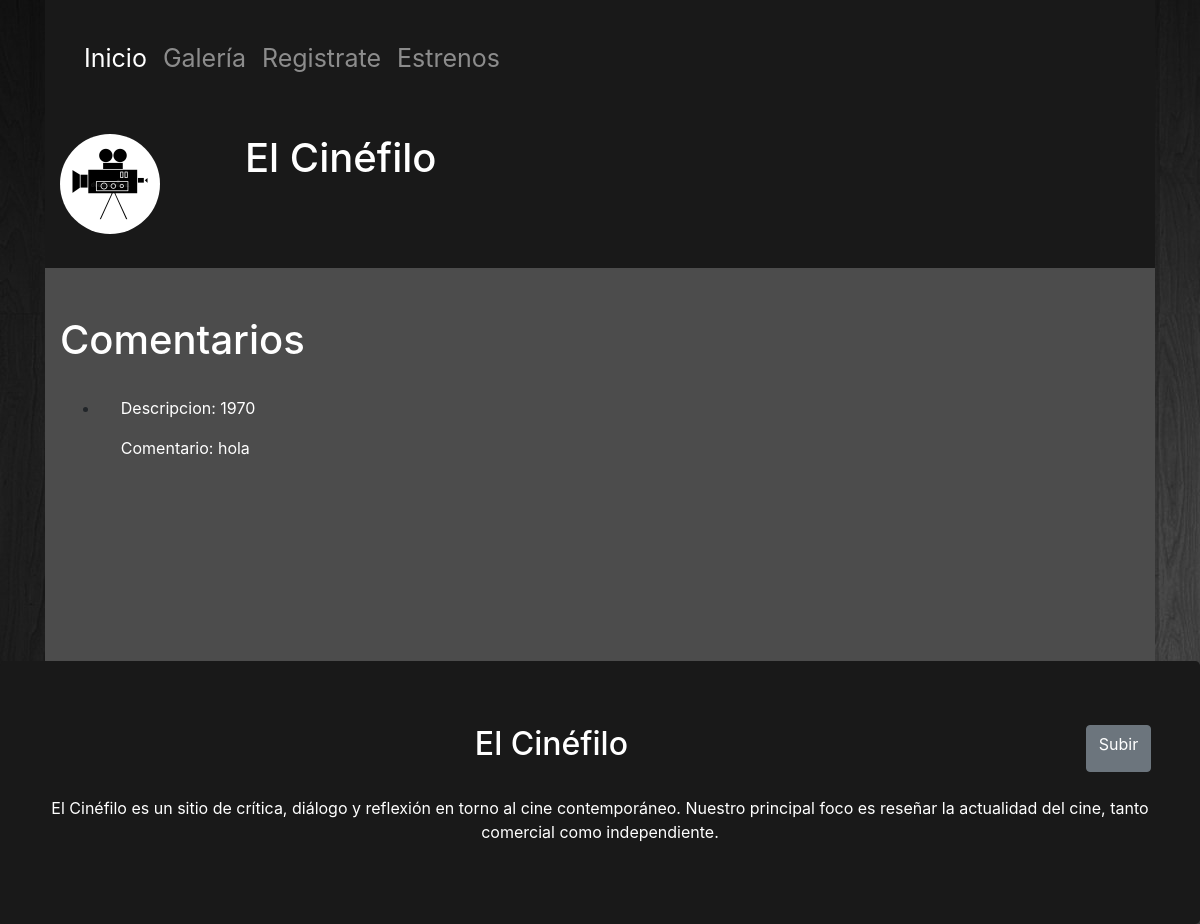
Before: /peliculas/comentario/guerra with the older database file.
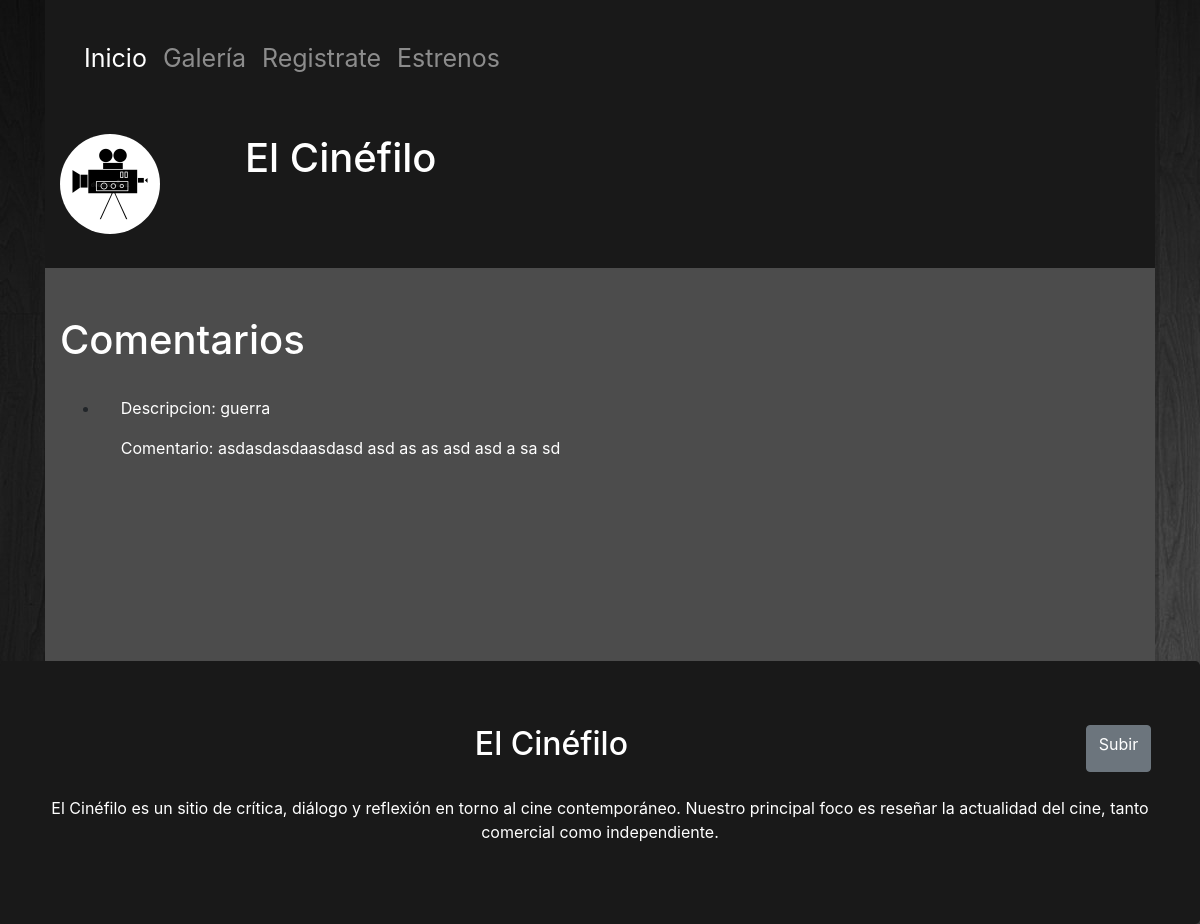
After: the same page with the newer database file.
### peliculas/models.py (models this page shows, shortened)
class ComentarioGuerra(models.Model):
    id = models.AutoField(primary_key=True)
    descripcion = models.CharField(max_length=50)
    comentario = models.TextField(max_length=1000)
    fecha = models.DateField(null=True, blank=True)
    class Meta:
        ordering = ['fecha']
    def get_absolute_url(self):
        return reverse('comentarioguerra-detail', args=[str(self.id)])

### peliculas/views.py (the view)
# urls.py: path('comentario/guerra', views.GuerraListView.as_view(), name='comentarioguerra'),
class GuerraListView(generic.ListView):
    model = ComentarioGuerra
    paginate_by = 10
    queryset = ComentarioGuerra.objects.all()

### peliculas/templates/peliculas/comentarioguerra_list.html
{% extends "base_generic.html" %}
{% block content %}
	<div class="container cuerpo" style="margin-bottom: -2%;">
	<br><br>
	<h1>Comentarios</h1>
	<br>
	{% if comentarioguerra_list %}
		<ul>
			{% for coment in comentarioguerra_list %}
			<li>
				<p class="letra-cuerpo" style="margin-left: 2%;!important">Descripcion: <a href="{{coment.get_absolute_url}}"> {{ coment.descripcion }} </a></p>
				<p class="letra-cuerpo" style="margin-left: 2%;!important">Comentario: {{coment.comentario}}</p><br><br><br><br><br><br><br><br>
			</li>
			{% endfor %}
		</ul>
	{% else %}
		<p class="letra-cuerpo">No se han registrado comentarios</p><br><br><br><br><br><br><br>
	{% endif %}
	</div>
{% endblock %}

### peliculas/templates/base_generic.html (shortened to what this page needs)
<!DOCTYPE html>
<html>
<head>
	{% load static %}
	<link rel="stylesheet" type="text/css" href="{% static 'css/bootstrap.min.css' %}">
	<link rel="stylesheet" type="text/css" href="{% static 'css/estilos.css' %}">
</head>
<body>
	<div class="container">
	<header>
		<div class="container ">
		<nav id="nav" class="navbar navbar-expand-sm navbar-dark">
    		<div class="collapse navbar-collapse" id="opciones">
      			<ul class="navbar-nav">
        			<li class="nav-item">
         				<a class="nav-link active" href="{% url 'index' %}"><p class="menu">Inicio</p></a>
        			</li>
        			<li class="nav-item">
          				<a class="nav-link" href="{% url 'galeria' %}"><p class="menu">Galería</p></a>
        			</li>
        			<li class="nav-item">
          				<a class="nav-link" href="{% url 'registro' %}"><p class="menu">Registrate</p></a>
        			</li>
        			<li class="nav-item">
          				<a class="nav-link" href="https://www.esquire.com/es/actualidad/cine/g30204426/mejores-peliculas-2020-estrenos-cine/" target="_blank"><p class="menu">Estrenos</p></a>
        			</li>
      			</ul>
    		</div>
  		</nav>
		<div class="row">
			<div class="col-lg-2 col-md-3 col-sm-4 col-4">
			<img id="logo" class="rounded-circle" src="{% static 'img/logo.jpg' %}">
			</div>
			<div class="col-lg-10 col-md-9 col-sm-8 col-8">
			<h1 id="subir">El Cinéfilo</h1>
			</div>
		</div>
		</div>
	</header>
<div id="contenido">
	{% block content %}
	{% endblock %}
</div>
</div>
	<div class="jumbotron container-fluid" style="margin-bottom: -1px;">
		<div class="row">
  		<h2 class="titulo-pie col-lg-11 col-md-10 col-sm-9 col-9">El Cinéfilo</h2>
  		<a href="#subir" class="btn btn-secondary" role="button">Subir</a>
  		</div><br>
  		<p class="letra-pie">
  			El Cinéfilo es un sitio de crítica, diálogo y reflexión en torno al cine contemporáneo. Nuestro principal foco es reseñar la actualidad del cine, tanto comercial como independiente.
  		</p>
	</div>
</body>
</html>

### peliculas/static/css/estilos.css (style rules this page uses)
body { background: url('../img/fondo.jpg'); background-color: #2c2c2c; background-repeat: no-repeat; background-attachment: fixed; }
header { background-color: #191919; padding-bottom: 3%; }
@media (min-width: 306px) { h1 { font-size: 250%; color:#fff; } }
#nav { padding-top: 3%; padding-bottom: 3%; }
.menu { font-size: 25px; }
@media (min-width: 331px) { #logo { width: 100px; height: 100px; } }
img { max-width: 100%; }
a { color:#fff; }
.cuerpo { width: 100%; background-color: #4c4c4c; }
.letra-cuerpo { color:#fff; text-align: justify; margin-left: 10%; margin-right: 10%; }
.jumbotron { background-color: #191919 ; margin-bottom: 0px; margin-top: 0px; }
.titulo-pie { text-align: center; color:#fff; }
.letra-pie { text-align: center; color:#fff; }

Changed rows visible on the page:
removed ComentarioGuerra: descripcion "1970", comentario "hola"
added ComentarioGuerra: descripcion "guerra", comentario "asdasdasdaasdasd asd as as asd asd a sa sd"
